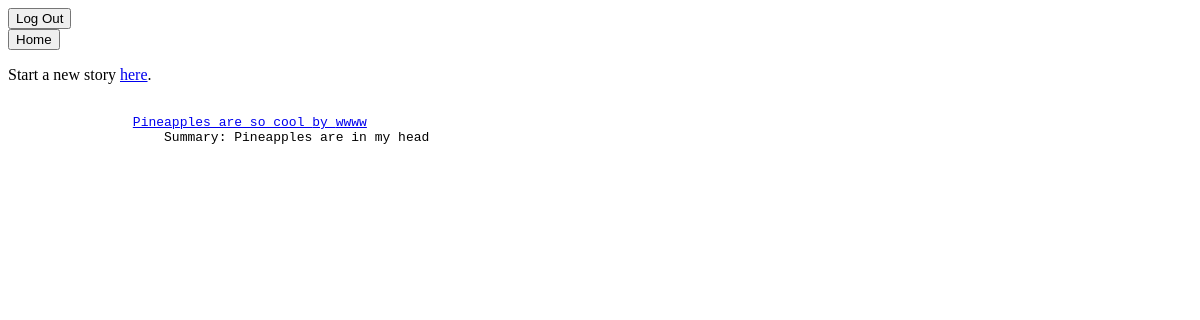
The app's page /stories, older data.
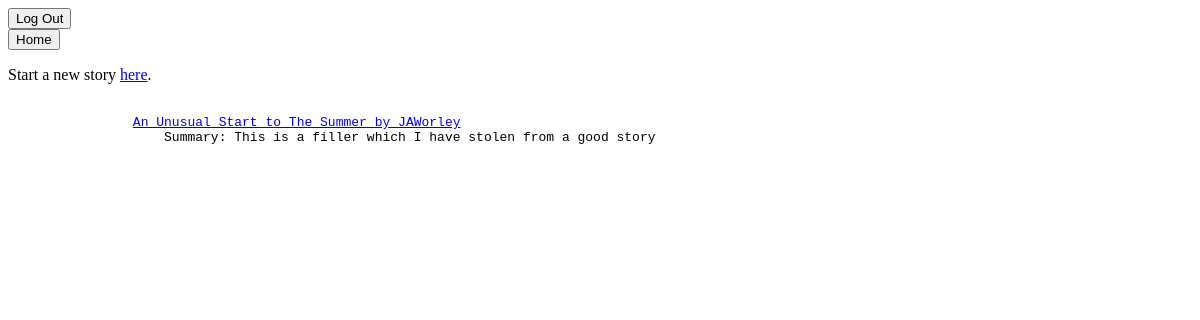
The same page, newer data.
### tables this page shows
CREATE TABLE stories (
                    storyID     INTEGER PRIMARY KEY,
                    title       TEXT,
                    summary     TEXT,
                    usrID       INTEGER
                );

CREATE TABLE users (
                    id           INTEGER PRIMARY KEY,
                    username     TEXT,
                    password     TEXT
                );

### __init__.py (the view)
@app.route("/stories")
def stories():
    return render_template("archive.html", all_stories = Story.get_all_stories())

### cheats.py (called while the page is built)
def execute(command):
    with sqlite3.connect(DB_FILE) as db:
            c = db.cursor()
            result = c.execute(command)
            db.commit()
    return result

### story.py (called while the page is built)
    def get_all_stories():
        data = execute('SELECT storyID FROM `stories` ORDER BY storyID DESC').fetchall()
        all_stories = list()
        for d in data:
            all_stories.append(Story(d[0]))
        return all_stories

### templates/archive.html (shortened to what this page needs)
<!DOCTYPE html>
<html>
    <head>
    </head>
    <body>
        <div class = "header">
            <div class = "logoutbutton">
                <form action="{{ url_for('logout')}}">
                    <input type="submit", name = "logout", value = "Log Out">
                </form>
                <form action="{{ url_for('index')}}">
                    <input type="submit", name = "logout", value = "Home">
                </form>
            </div>
        </div>
        {% block content %}
            <p>Start a new story <a href="{{ url_for('newStory') }}">here</a>.</p>
            {% for story in all_stories %}
                <pre>
                <a href="{{ url_for('showStory', id=story.id) }}">{{ story.title }} by {{ story.authors.username }}</a>
                    Summary: {{story.summary}}
                </pre>
            {%  endfor %}
        {% endblock content %}
    </body>
</html>

Row changes from the older to the newer data that the page shows:
removed stories: title "Pineapples are so cool", authors.username "wwww", summary "Pineapples are in my head"
added stories: title "An Unusual Start to The Summer", authors.username "JAWorley", summary "This is a filler which I have stolen from a good story"
